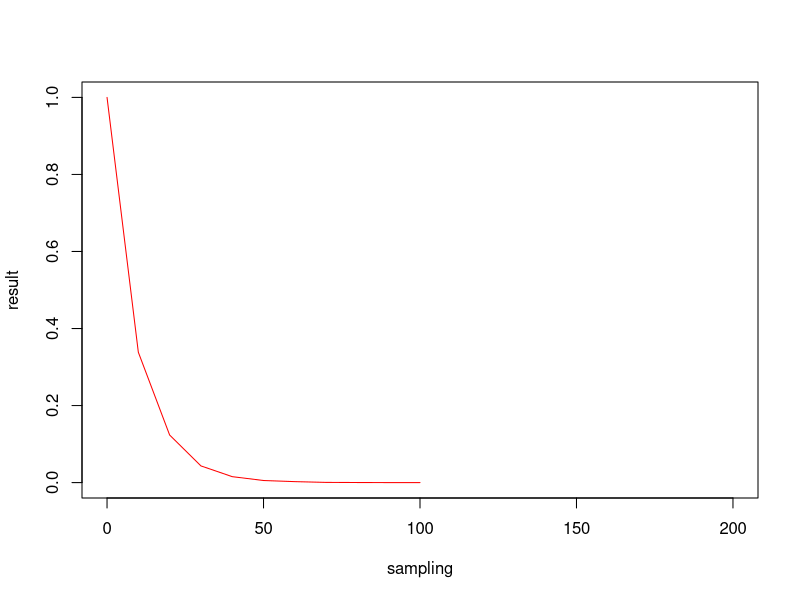
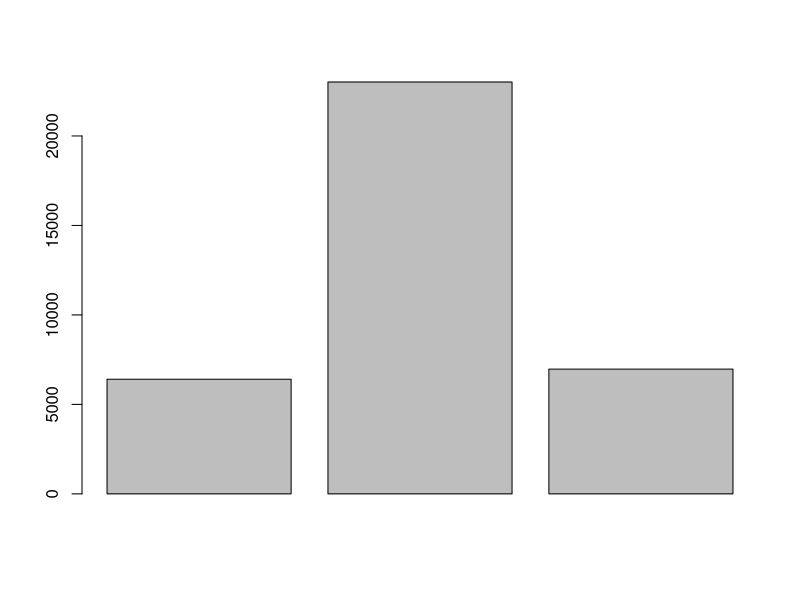

Write R code to recreate these figures, in order.

# generate sample (lines with no mistakes = 0, lines with mistakes = 1 (2, 3?) etc"

a<-c(rep (0, times=90000), rep (1, times=10000))

# zero out vectors
result<-vector(mode="numeric", length=0)

b<-vector(mode="numeric", length=0)
sampling<-vector(mode="numeric", length=0)



# loop through the sampling strategies

for (j in seq(from=0, to=100, by=10)) { #loop through sampling strategies from 0 samples to all samples in a
  print (j)
  sampling<-append(sampling, j)
  negative<-0
  positive<-0
  
  for (i in 1:10000) { # loop through trials of each sampling strategy  

    b<-sample(a, (j))
    
    if (sum(b)==0) {
      negative<-negative+1
    }

    else {
      positive<-positive+1
    } 

  }
  print(negative)
  result<-append(result, (negative/(positive+negative))) 
}

print(result) 
print(sampling)

#plot(sampling, result, type="l",xlim=c(0,200), ylim=c(0,1))

par(new=TRUE)
plot(sampling, result, type="l", col="red", xlim=c(0,200), ylim=c(0,1))


filer<-read.table("filer_eval.csv", header = TRUE) # read csv output from ORADSS

filer1<-subset(filer, row.numbers=!0)

me<-mean(filer$Entries)
mee<-sd(filer$Entries)
le<-mean(filer$Lines)
dle<-mean(filer$DLines)
lee<-sd(filer$Lines)
dlee<-sd(filer$DLines)
x<-c(me,le,dle)
barplot(x)
